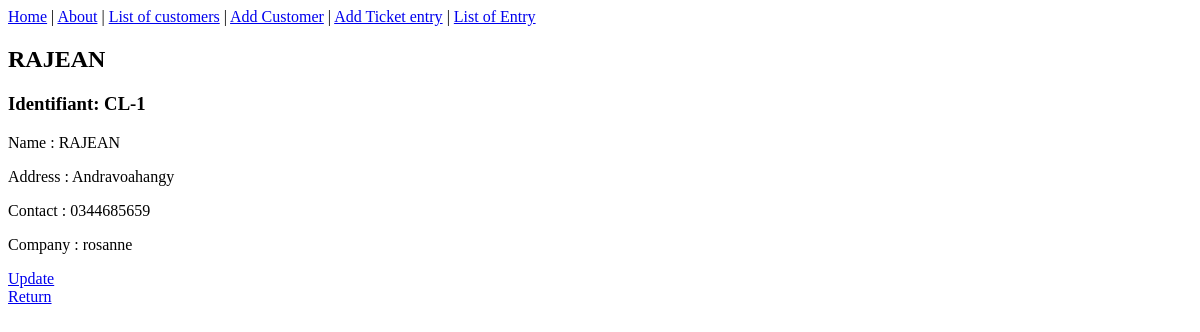
The page /customers/list/1/ on the database as committed earlier.
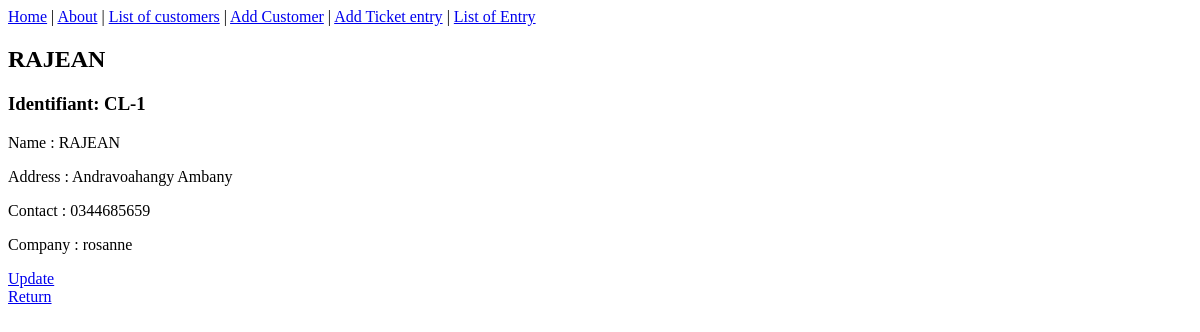
The same page on the database as committed later.
### customers/models.py (models this page shows, shortened)
class Customers(models.Model):
    name = models.CharField(max_length=200,unique=True)
    company = models.CharField(max_length=200)
    contact = models.CharField(max_length=10,unique=True)
    address = models.CharField(max_length=100)

### customers/views.py (the view)
# urls.py: path('list/<int:pk>/', CustomersDetailView.as_view(), name='customer-detail'),
class CustomersDetailView(DetailView):
    model = Customers
    template_name = 'customers/customer_detail.html'
    context_object_name = 'customer'

### customers/templates/customers/customer_detail.html (shortened to what this page needs)
{% extends 'customers/base.html' %}
{% block content %}
    <h2>{{ customer.name | upper}}</h2>
        <h3>Identifiant: CL-{{customer.pk}}</h3>
        <p>Name : {{ customer.name | upper}}</p>
        <p>Address : {{ customer.address }}</p>
        <p>Contact : {{ customer.contact }}</p>
        <p>Company : {{ customer.company }}</p>
    <a href="{% url 'customer-update' customer.pk %}">Update</a>
    <a href="{% url 'home' %}">Return</a>
{% endblock content %}

Rows that differ between the two databases and show on the page:
changed Customers "RAJEAN": address "Andravoahangy" → "Andravoahangy Ambany"
